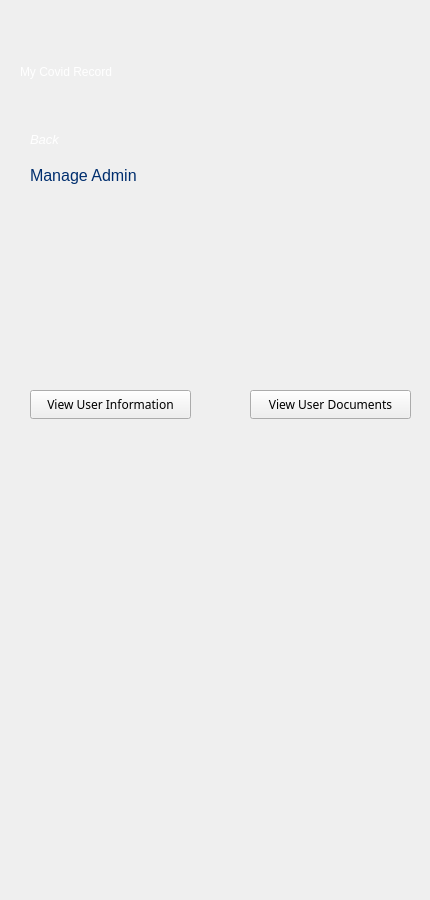
   <widget class="QWidget" name="manageAdmin">
    <widget class="QLabel" name="myCovidRecordLabel_10">
     <property name="geometry">
      <rect>
       <x>30</x>
       <y>150</y>
       <width>131</width>
       <height>51</height>
      </rect>
     </property>
     <property name="styleSheet">
      <string notr="true">font: 700 16pt &quot;Fira Sans&quot;;
color: rgb(0, 46, 110);</string>
     </property>
     <property name="text">
      <string>&lt;html&gt;&lt;head/&gt;&lt;body&gt;&lt;p&gt;&lt;span style=&quot; font-size:12pt;&quot;&gt;Manage Admin&lt;/span&gt;&lt;/p&gt;&lt;/body&gt;&lt;/html&gt;</string>
     </property>
    </widget>
    <widget class="QLabel" name="topLogoLable_10">
     <property name="geometry">
      <rect>
       <x>250</x>
       <y>40</y>
       <width>171</width>
       <height>81</height>
      </rect>
     </property>
     <property name="autoFillBackground">
      <bool>false</bool>
     </property>
     <property name="styleSheet">
      <string notr="true">color: rgb(255, 255, 255);</string>
     </property>
     <property name="text">
      <string>&lt;html&gt;&lt;head/&gt;&lt;body&gt;&lt;p&gt;&lt;img src=&quot;:/IconsAndImages/MOHLOgo2.png&quot;/&gt;&lt;/p&gt;&lt;/body&gt;&lt;/html&gt;</string>
     </property>
    </widget>
    <widget class="QLabel" name="backLabel_3">
     <property name="geometry">
      <rect>
       <x>30</x>
       <y>130</y>
       <width>41</width>
       <height>20</height>
      </rect>
     </property>
     <property name="styleSheet">
      <string notr="true">color: rgb(255, 255, 255);</string>
     </property>
     <property name="text">
      <string>&lt;html&gt;&lt;head/&gt;&lt;body&gt;&lt;p&gt;&lt;span style=&quot; font-size:10pt; font-style:italic;&quot;&gt;Back&lt;/span&gt;&lt;/p&gt;&lt;/body&gt;&lt;/html&gt;</string>
     </property>
    </widget>
    <widget class="QLabel" name="myCovidRecordLabel_11">
     <property name="geometry">
      <rect>
       <x>20</x>
       <y>60</y>
       <width>211</width>
       <height>24</height>
      </rect>
     </property>
     <property name="styleSheet">
      <string notr="true">font: 700 16pt &quot;Fira Sans&quot;;
color: rgb(255, 255, 255);</string>
     </property>
     <property name="text">
      <string>My Covid Record</string>
     </property>
    </widget>
    <widget class="QLabel" name="nzGovIconLabel_4">
     <property name="geometry">
      <rect>
       <x>110</x>
       <y>750</y>
       <width>231</width>
       <height>141</height>
      </rect>
     </property>
     <property name="text">
      <string>&lt;html&gt;&lt;head/&gt;&lt;body&gt;&lt;p&gt;&lt;img src=&quot;:/IconsAndImages/NZGovernmentLogo2.png&quot;/&gt;&lt;/p&gt;&lt;/body&gt;&lt;/html&gt;</string>
     </property>
    </widget>
    <widget class="QLabel" name="topLogoLable_12">
     <property name="geometry">
      <rect>
       <x>80</x>
       <y>310</y>
       <width>71</width>
       <height>81</height>
      </rect>
     </property>
     <property name="styleSheet">
      <string notr="true">color: rgb(255, 255, 255);</string>
     </property>
     <property name="text">
      <string>&lt;html&gt;&lt;head/&gt;&lt;body&gt;&lt;p&gt;&lt;img src=&quot;:/IconsAndImages/user.png&quot;/&gt;&lt;/p&gt;&lt;/body&gt;&lt;/html&gt;</string>
     </property>
    </widget>
    <widget class="QLabel" name="topLogoLable_13">
     <property name="geometry">
      <rect>
       <x>290</x>
       <y>310</y>
       <width>81</width>
       <height>81</height>
      </rect>
     </property>
     <property name="styleSheet">
      <string notr="true">color: rgb(255, 255, 255);</string>
     </property>
     <property name="text">
      <string>&lt;html&gt;&lt;head/&gt;&lt;body&gt;&lt;p&gt;&lt;img src=&quot;:/IconsAndImages/User_Files.png&quot;/&gt;&lt;/p&gt;&lt;/body&gt;&lt;/html&gt;</string>
     </property>
    </widget>
    <widget class="QLabel" name="topLogoLable_11">
     <property name="geometry">
      <rect>
       <x>140</x>
       <y>660</y>
       <width>171</width>
       <height>81</height>
      </rect>
     </property>
     <property name="autoFillBackground">
      <bool>false</bool>
     </property>
     <property name="styleSheet">
      <string notr="true">color: rgb(255, 255, 255);</string>
     </property>
     <property name="text">
      <string>&lt;html&gt;&lt;head/&gt;&lt;body&gt;&lt;p&gt;&lt;img src=&quot;:/IconsAndImages/MOHLOgo2.png&quot;/&gt;&lt;/p&gt;&lt;/body&gt;&lt;/html&gt;</string>
     </property>
    </widget>
    <widget class="QPushButton" name="userinformation_view">
     <property name="geometry">
      <rect>
       <x>30</x>
       <y>390</y>
       <width>161</width>
       <height>29</height>
      </rect>
     </property>
     <property name="font">
      <font>
       <family>Fira Sans</family>
      </font>
     </property>
     <property name="autoFillBackground">
      <bool>false</bool>
     </property>
     <property name="text">
      <string>View User Information</string>
     </property>
    </widget>
    <widget class="QPushButton" name="LoginButton_login_2">
     <property name="geometry">
      <rect>
       <x>250</x>
       <y>390</y>
       <width>161</width>
       <height>29</height>
      </rect>
     </property>
     <property name="font">
      <font>
       <family>Fira Sans</family>
      </font>
     </property>
     <property name="autoFillBackground">
      <bool>false</bool>
     </property>
     <property name="text">
      <string>View User Documents</string>
     </property>
    </widget>
   </widget>
